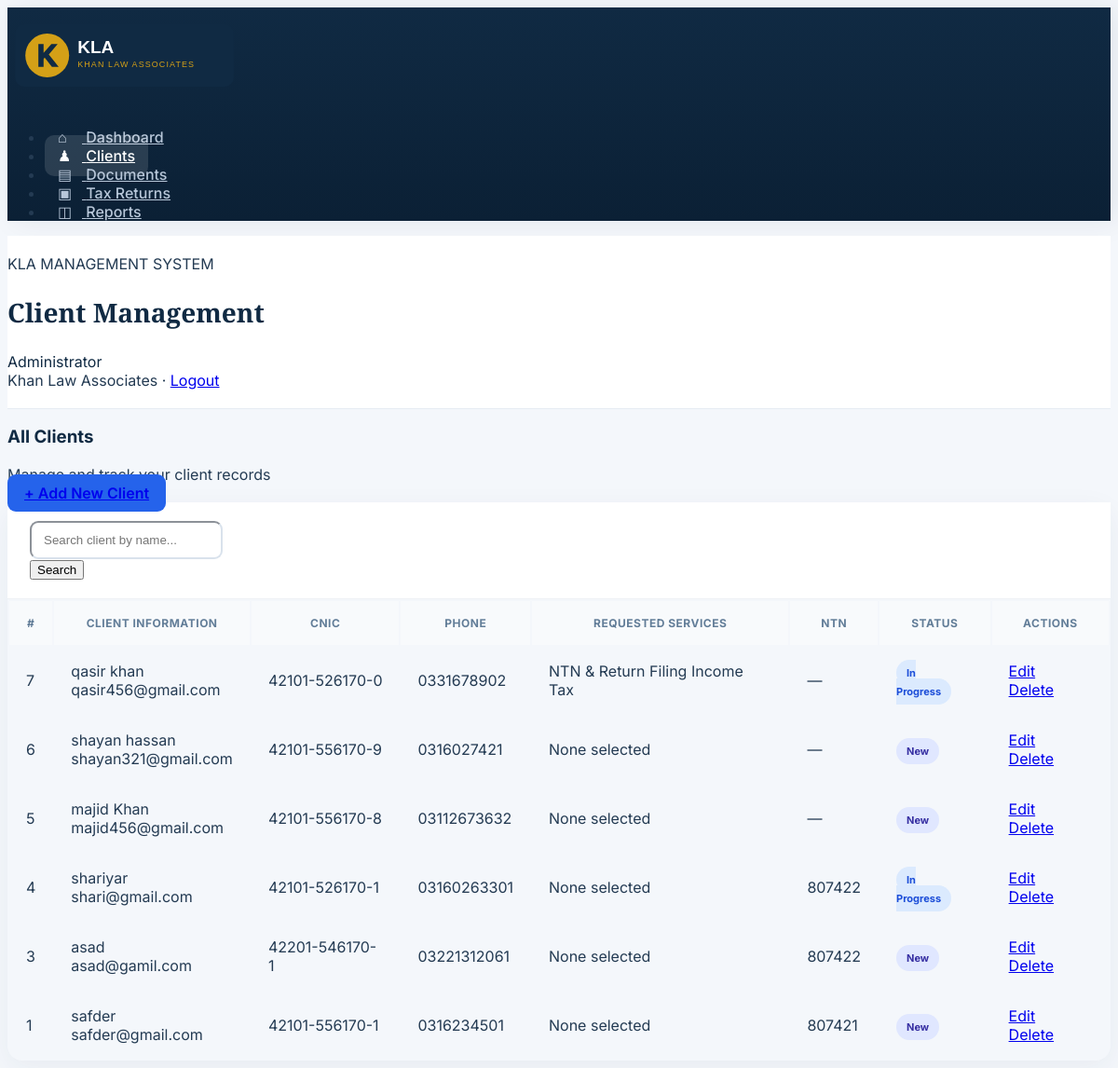
Page /staff/clients/ (signed in) on the committed database.
### dashboard/models.py (models this page shows, shortened)
class Client(models.Model):
    STATUS_CHOICES = [
        ("New", "New"),
        ("Under Review", "Under Review"),
        ("Information Pending", "Information Pending"),
        ("In Progress", "In Progress"),
        ("Completed", "Completed"),
    ]
    full_name = models.CharField(max_length=150)
    cnic = models.CharField(max_length=20, unique=True)
    phone = models.CharField(max_length=20)
    email = models.EmailField(blank=True)
    address = models.TextField(blank=True)
    ntn = models.CharField(max_length=30, blank=True)
    needs_ntn_return = models.BooleanField(default=False, verbose_name="NTN & Return Filing")
    needs_sales_tax = models.BooleanField(default=False, verbose_name="Sales Tax")
    needs_income_tax = models.BooleanField(default=False, verbose_name="Income Tax")
    status = models.CharField(max_length=30, choices=STATUS_CHOICES, default="New")
    created_at = models.DateTimeField(auto_now_add=True)

### dashboard/views.py (the view)
    @login_required(login_url="staff_login")
    def wrapped(request, *args, **kwargs):
        if not (request.user.is_staff or getattr(request.user.profile, "role", "CLIENT") == "STAFF"):
            messages.error(request, "Please sign in with a staff account to access the management system.")
            return redirect("client_portal")
        return view(request, *args, **kwargs)

### dashboard/views.py (called while the page is built)
def staff_required(view):
    @login_required(login_url="staff_login")
    def wrapped(request, *args, **kwargs):
        if not (request.user.is_staff or getattr(request.user.profile, "role", "CLIENT") == "STAFF"):
            messages.error(request, "Please sign in with a staff account to access the management system.")
            return redirect("client_portal")
        return view(request, *args, **kwargs)
    return wrapped

@staff_required
def clients(request):
    query = request.GET.get("q", "")
    client_list = Client.objects.all().order_by("-created_at")
    if query:
        client_list = client_list.filter(full_name__icontains=query)
    return render(request, "dashboard/clients.html", {
        "clients": client_list,
        "query": query
    })

### dashboard/templates/dashboard/clients.html (shortened to what this page needs)
{% extends "dashboard/base.html" %}
{% block page_title %}Client Management{% endblock %}
{% block content %}
<div class="d-flex flex-wrap gap-2 justify-content-between align-items-center mb-4">
<div>
<h3 class="mb-1" style="color:#102A43;">All Clients</h3>
<div class="text-muted">Manage and track your client records</div>
</div>
<a href="{% url 'add_client' %}" class="btn btn-primary">+ Add New Client</a>
</div>
<div class="card">
<div class="card-header">
<form method="get" class="row g-2">
<div class="col-md-5">
<input type="text" name="q" value="{{ query }}" class="form-control" placeholder="Search client by name...">
</div>
<div class="col-auto"><button class="btn btn-outline-primary">Search</button></div>
</form>
</div>
<div class="table-responsive">
<table class="table table-vcenter card-table">
<thead><tr><th>#</th><th>Client Information</th><th>CNIC</th><th>Phone</th><th>Requested Services</th><th>NTN</th><th>Status</th><th class="text-end">Actions</th></tr></thead>
<tbody>
{% for client in clients %}
<tr>
<td class="text-muted">{{ client.id }}</td>
<td><div class="fw-bold">{{ client.full_name }}</div><div class="text-muted small">{{ client.email|default:"No email provided" }}</div></td>
<td>{{ client.cnic }}</td>
<td>{{ client.phone }}</td>
<td>{% if client.needs_ntn_return %}<span class="badge bg-blue-lt">NTN &amp; Return Filing</span> {% endif %}{% if client.needs_sales_tax %}<span class="badge bg-purple-lt">Sales Tax</span> {% endif %}{% if client.needs_income_tax %}<span class="badge bg-green-lt">Income Tax</span> {% endif %}{% if not client.needs_ntn_return and not client.needs_sales_tax and not client.needs_income_tax %}<span class="text-muted">None selected</span>{% endif %}</td>
<td>{{ client.ntn|default:"—" }}</td>
<td>
{% if client.status == "Completed" %}<span class="badge status-badge status-completed">{{ client.status }}</span>
{% elif client.status == "In Progress" %}<span class="badge status-badge status-progress">{{ client.status }}</span>
{% elif client.status == "Information Pending" %}<span class="badge status-badge status-pending">{{ client.status }}</span>
{% else %}<span class="badge status-badge status-new">{{ client.status }}</span>{% endif %}
</td>
<td class="text-end">
<a href="{% url 'edit_client' client.pk %}" class="btn btn-sm btn-outline-primary action-btn">Edit</a>
<a href="{% url 'delete_client' client.pk %}" class="btn btn-sm btn-outline-danger action-btn">Delete</a>
</td>
</tr>
{% empty %}
<tr><td colspan="8" class="text-center py-5">
<div class="h3 text-muted">No clients found</div>
<a href="{% url 'add_client' %}" class="btn btn-primary mt-2">Add Your First Client</a>
</td></tr>
{% endfor %}
</tbody>
</table>
</div>
</div>
{% endblock %}

### dashboard/templates/dashboard/base.html (shortened to what this page needs)
{% load static %}
<!doctype html>
<html lang="en">
<head>
<link href="https://cdn.jsdelivr.net/npm/@tabler/core@latest/dist/css/tabler.min.css" rel="stylesheet">
<link href="{% static 'css/style.css' %}" rel="stylesheet">
</head>
<body>
<div class="page">
<aside class="navbar navbar-vertical navbar-expand-lg kla-sidebar">
<div class="container-fluid">
<div class="logo-wrap">
<img src="{% static 'images/kla-logo.svg' %}" alt="Khan Law Associates">
</div>
<div class="collapse navbar-collapse show">
<ul class="navbar-nav">
<li class="nav-item"><a class="nav-link {% if request.path == '/' %}active{% endif %}" href="{% url 'home' %}"><span class="nav-icon">⌂</span> Dashboard</a></li>
<li class="nav-item"><a class="nav-link {% if '/clients/' in request.path %}active{% endif %}" href="{% url 'clients' %}"><span class="nav-icon">♟</span> Clients</a></li>
<li class="nav-item"><a class="nav-link {% if '/documents/' in request.path %}active{% endif %}" href="{% url 'documents' %}"><span class="nav-icon">▤</span> Documents</a></li>
<li class="nav-item"><a class="nav-link {% if '/tax-returns/' in request.path %}active{% endif %}" href="{% url 'tax_returns' %}"><span class="nav-icon">▣</span> Tax Returns</a></li>
<li class="nav-item"><a class="nav-link {% if '/reports/' in request.path %}active{% endif %}" href="{% url 'reports' %}"><span class="nav-icon">◫</span> Reports</a></li>
</ul>
</div>
</div>
</aside>
<div class="page-wrapper">
<div class="topbar">
<div class="container-xl d-flex align-items-center justify-content-between">
<div>
<div class="text-muted small">KLA MANAGEMENT SYSTEM</div>
<h2 class="page-title mb-0">{% block page_title %}Dashboard{% endblock %}</h2>
</div>
<div class="text-end">
<div class="fw-bold" style="color:#102A43;">Administrator</div>
<div class="text-muted small">Khan Law Associates · <a href="{% url 'logout' %}">Logout</a></div>
</div>
</div>
</div>
<div class="page-body py-4">
<div class="container-xl">
{% block content %}{% endblock %}
</div>
</div>
</div>
</div>
</body>
</html>

### static/css/style.css (style rules this page uses)
:root { --kla-navy: #102A43; --kla-navy-light: #163A5F; --kla-blue: #2563EB; --kla-gold: #D4A017; --kla-bg: #F4F7FB; --kla-text: #243B53; }
* { box-sizing: border-box; }
body { background: var(--kla-bg); color: var(--kla-text); font-family: 'Inter', sans-serif; }
.kla-sidebar { background: linear-gradient(180deg, #102A43 0%, #0B2035 100%); border: none; box-shadow: 8px 0 30px rgba(16,42,67,.08); }
.logo-wrap { padding: 18px 8px 24px; }
.logo-wrap img { width: 100%; max-width: 235px; }
.kla-sidebar .nav-link { color: #B8C7D9; border-radius: 10px; margin: 5px 0; padding: 12px 14px; font-weight: 500; transition: .2s; }
.kla-sidebar .nav-link:hover, .kla-sidebar .nav-link.active { background: rgba(255,255,255,.12); color: white; }
.nav-icon { width: 26px; display:inline-block; }
.topbar { background: white; border-bottom: 1px solid #E6ECF3; padding: 20px 0; }
.page-title { font-family:'Playfair Display', serif; color: var(--kla-navy); font-size: 28px; }
.card { border: 0; border-radius: 16px; box-shadow: 0 8px 30px rgba(31,59,84,.06); }
.card-header { background:white; border-bottom:1px solid #EEF1F5; padding:20px 24px; }
.btn-primary { background: var(--kla-blue); border-color:var(--kla-blue); border-radius:9px; padding:10px 18px; font-weight:600; }
.form-control, .form-select { border-radius: 9px; padding: 11px 13px; border-color:#D9E2EC; }
.table > :not(caption) > * > * { padding:16px 18px; }
.table thead th { color:#627D98; font-size:12px; text-transform:uppercase; letter-spacing:.5px; background:#F8FAFC; }
.status-badge { border-radius:20px; padding:7px 11px; font-size:11px; font-weight:700; }
.status-new { background:#E0E7FF; color:#3730A3; }
.status-progress { background:#DBEAFE; color:#1D4ED8; }
.action-btn { border-radius:8px; margin-right:4px; }

### rows in the picture
Client: id "7", full_name "qasir khan", email "qasir456@gmail.com", cnic "42101-526170-0", phone "0331678902", needs_ntn_return "NTN & Return Filing", needs_income_tax "Income Tax", ntn "—", status "In Progress"
Client: id "6", full_name "shayan hassan", email "shayan321@gmail.com", cnic "42101-556170-9", phone "0316027421", needs_ntn_return "None selected", ntn "—", status "New"
Client: id "5", full_name "majid Khan", email "majid456@gmail.com", cnic "42101-556170-8", phone "03112673632", needs_ntn_return "None selected", ntn "—", status "New"
Client: id "4", full_name "shariyar", email "shari@gmail.com", cnic "42101-526170-1", phone "03160263301", needs_ntn_return "None selected", ntn "807422", status "In Progress"
Client: id "3", full_name "asad", email "asad@gamil.com", cnic "42201-546170-1", phone "03221312061", needs_ntn_return "None selected", ntn "807422", status "New"
Client: id "1", full_name "safder", email "safder@gmail.com", cnic "42101-556170-1", phone "0316234501", needs_ntn_return "None selected", ntn "807421", status "New"
